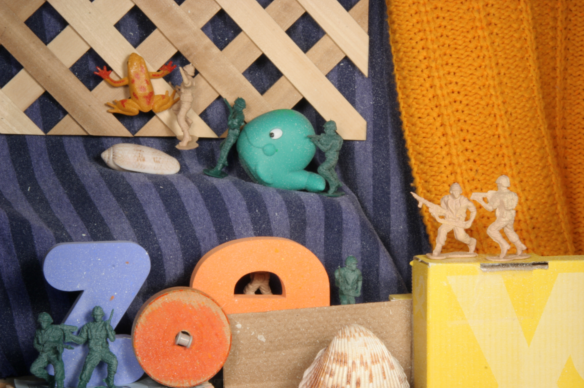
#> input picture middlebury/Army/frame07.png, 584 x 388 px
$ python hw3.py middlebury/Army/frame07.png middlebury/Army/frame08.png
#> lines starting #> are read from the running program, lines starting #| are printed output that depends on the picture
import imghdr
from math import log2
import math
import pickle

import numpy as np
import argparse
import imageio
import logging
import sys
from scipy.ndimage.filters import convolve

# Displacements are by default saved to a file after every run. Once you have confirmed your
# LK code is working, you can load saved displacements to save time testing the
# rest of the project.
DEFAULT_DISPLACEMENTS_FILE = "final_displacements.pkl"

def bilinear_interp(image, points):
    """Given an image and an array of row/col (Y/X) points, perform bilinear
    interpolation and return the pixel values in the image at those points."""
    points = np.asarray(points)
    if points.ndim == 1:
        points = points[np.newaxis]

    valid = np.all(points < [image.shape[0]-1, image.shape[1]-1], axis=-1)
    valid *= np.all(points >= 0, axis=-1)
    valid = valid.astype(np.float32)
    points = np.minimum(points, [image.shape[0]-2, image.shape[1]-2])
    points = np.maximum(points, 0)

    fpart, ipart = np.modf(points)
    tl = ipart.astype(np.int32)
    br = tl+1
    tr = np.concatenate([tl[..., 0:1], br[..., 1:2]], axis=-1)
    bl = np.concatenate([br[..., 0:1], tl[..., 1:2]], axis=-1)

    b = fpart[..., 0:1]
    a = fpart[..., 1:2]

    top = (1-a) * image[tl[..., 0], tl[..., 1]] + \
        a * image[tr[..., 0], tr[..., 1]]
    bot = (1-a) * image[bl[..., 0], bl[..., 1]] + \
        a * image[br[..., 0], br[..., 1]]
    return ((1-b) * top + b * bot) * valid[..., np.newaxis]


def translate(image, displacement):
    """Takes an image and a displacement of the form X,Y and translates the
    image by the displacement. The shape of the output is the same as the
    input, with missing pixels filled in with zeros."""
    pts = np.mgrid[:image.shape[0], :image.shape[1]
                   ].transpose(1, 2, 0).astype(np.float32)
    pts -= displacement[::-1]

    return bilinear_interp(image, pts)


def convolve_img(image, kernel):
    """Convolves an image with a convolution kernel. Kernel should either have
    the same number of dimensions and channels (last dimension shape) as the
    image, or should have 1 less dimension than the image."""
    if kernel.ndim == image.ndim:
        if image.shape[-1] == kernel.shape[-1]:
            return np.dstack([convolve(image[..., c], kernel[..., c]) for c in range(kernel.shape[-1])])
        elif image.ndim == 2:
            return convolve(image, kernel)
        else:
            raise RuntimeError("Invalid kernel shape. Kernel: %s Image: %s" % (
                kernel.shape, image.shape))
    elif kernel.ndim == image.ndim - 1:
        return np.dstack([convolve(image[..., c], kernel) for c in range(image.shape[-1])])
    else:
        raise RuntimeError("Invalid kernel shape. Kernel: %s Image: %s" % (
            kernel.shape, image.shape))


def gaussian_kernel(ksize=5):
    """
    Computes a 2-d gaussian kernel of size ksize and returns it.
    """
    kernel = np.exp(-np.linspace(-(ksize//2), ksize//2, ksize)
                    ** 2 / 2) / np.sqrt(2*np.pi)
    kernel = np.outer(kernel, kernel)
    kernel /= kernel.sum()
    return kernel


def lucas_kanade(H, I):
    """Given images H and I, compute the displacement that should be applied to
    H so that it aligns with I."""


    # motion in dark regions is difficult to estimate. Generate a binary mask
    # indicating pixels that are valid (average color value > 0.25) in both H
    # and I.
    mask = (H.mean(-1) > 0.25) * (I.mean(-1) > 0.25)
    mask = mask[:, :, np.newaxis]
    # Compute the partial image derivatives w.r.t. X, Y, and Time (t).
    # In other words, compute I_y, I_x, and I_t
    # To achieve this, use a _normalized_ 3x3 sobel kernel and the convolve_img
    # function above. NOTE: since you're convolving the kernel, you need to
    # multiply it by -1 to get the proper direction.
    sobelX = np.array([[-1, 0, 1],[2, 0, -2],[1, 0, -1]], dtype=np.float16)/-8
    sobelY = np.array([[1, 2, 1],[0, 0, 0],[-1, -2, -1]], dtype=np.float16)/8

    # Compute the various products (Ixx, Ixy, Iyy, Ixt, Iyt) necessary to form
    # AtA. Apply the mask to each product.
    Ix = convolve_img(I, sobelX)
    Iy = convolve_img(I, sobelY)
    Ixx = np.sum((Ix*Ix)*mask)
    Ixy = np.sum((Ix*Iy)*mask)
    Iyy = np.sum((Iy*Iy)*mask)
    Ixt = np.sum((Ix*(I-H))*mask)
    Iyt = np.sum((Iy*(I-H))*mask)

    # Build the AtA matrix and Atb vector. You can use the .sum() function on numpy arrays to help.
    AtA = np.array([[Ixx,Ixy],[Ixy,Iyy]])
    Atb = np.array([Ixt,Iyt])
    # Solve for the displacement using linalg.solve
    displacement = np.linalg.solve(AtA,-Atb)


    # return the displacement and some intermediate data for unit testing..
    return displacement, AtA, Atb


def iterative_lucas_kanade(H, I, steps):
    # Run the basic Lucas Kanade algorithm in a loop `steps` times.
    # Start with an initial displacement of 0 and accumulate displacements.
    disp = np.zeros((2,), np.float32)
    Icopy = np.copy(I)
    Hcopy = np.copy(H)
    for i in range(steps):
        # Translate the H image by the current displacement (using the translate function above)
        Icopy = translate(H, disp)
        # run Lucas Kanade and update the displacement estimate
        disp+=lucas_kanade(Hcopy,Icopy)[0]

    # Return the final displacement
    return disp


def gaussian_pyramid(image, levels):
    """
    Builds a Gaussian pyramid for an image with the given number of levels, then return it.
    Inputs:
        image: a numpy array (i.e., image) to make the pyramid from
        levels: how many levels to make in the gaussian pyramid
    Retuns:
        An array of images where each image is a blurred and shruken version of the first.
    """

    # Compute a gaussian kernel using the gaussian_kernel function above. You can leave the size as default.

    # Add image to the the list as the first level
    pyr = [image]
    for level in range(1, levels):
        # Convolve the previous image with the gussian kernel
        conv1 = convolve_img(image,gaussian_kernel(level))
        image=conv1
        # decimate the convolved image by downsampling the pixels in both dimensions.
        # Note: you can use numpy advanced indexing for this (i.e., ::2)
        image = image[::2, ::2]
        pyr.append(image)
        # add the sampled image to the list

    return pyr


def pyramid_lucas_kanade(H, I, initial_d, levels, steps):
    """Given images H and I, and an initial displacement that roughly aligns H
    to I when applied to H, run Iterative Lucas Kanade on a pyramid of the
    images with the given number of levels to compute the refined
    displacement."""

    initial_d = np.asarray(initial_d, dtype=np.float32)

    # Build Gaussian pyramids for the two images.
    pyramidH = gaussian_pyramid(H, levels)
    pyramidI = gaussian_pyramid(I, levels)

    # Start with an initial displacement (scaled to the coarsest level of the
    # pyramid) and compute the updated displacement at each level using Lucas
    # Kanade.
    disp = initial_d / 2.**(levels)
    for level in range(levels):
        # Get the two images for this pyramid level.
        imgH = pyramidH[levels - level - 1]
        imgI = pyramidI[levels - level - 1]
        # Scale the previous level's displacement and apply it to one of the
        # images via translation.
        disp*=2
        imgI = translate(imgI, -disp)
        # Use the iterative Lucas Kanade method to compute a displacement
        # between the two images at this level.
        computeDisplacement = iterative_lucas_kanade(imgH,imgI,steps)

        # Update the displacement based on the one you just computed.
        disp += computeDisplacement
    # Return the final displacement.
    return disp


def track_object(frame1, frame2, boundingBox, steps):
    """
    Attempts to track the object defined by window from frame one to
    frame two.

    args:
        frame1 - the first frame in the sequence
        frame2 - the second frame in the sequence
        boundingBox - A bounding box (x, y, w, h) around the object in the first frame
    """
    # get the x,y,w,h from the bounding box
    x, y, w, h = 304,329,106,58

    # extract a sub-image from each frame using the bounding box
    # use the first frame for H and the second for I
    H = frame1[y:y+h, x:x+w]
    I = frame2[y:y+h, x:x+w]

    # Determine how many levels we need by the size of the bounding box.
    # Specifically, take the floor of the log-2 of the min width or height
    levels = int(np.floor(np.log(min(h,w))))

    # Just use 0,0 as initial displacement
    initial_displacement = np.array([0, 0])

    # Compute the optical flow using the pyramid_lucas_kanade function
    flow = pyramid_lucas_kanade(H, I, initial_displacement, levels,steps)

    return flow


def visualize(first, firstBB, second, secondBB):
    import matplotlib
    import matplotlib.pyplot as plt

    f, (ax1, ax2) = plt.subplots(1, 2, sharey=True)

    # Show the source image
    ax1.imshow(first)
    ax1.set_title('First Frame')
    rect = matplotlib.patches.Rectangle(
        (firstBB[0], firstBB[1]), firstBB[2], firstBB[3], edgecolor='r', facecolor="none")
    ax1.add_patch(rect)

    # Show the second
    ax2.imshow(second)
    ax2.set_title('Second Frame')
    rect = matplotlib.patches.Rectangle(
        (secondBB[0], secondBB[1]), secondBB[2], secondBB[3], edgecolor='r', facecolor="none")
    ax2.add_patch(rect)

    plt.show()


if __name__ == "__main__":
    logging.basicConfig(
        format='%(levelname)s: %(message)s', level=logging.INFO)
    parser = argparse.ArgumentParser(
        description='Tracks an object between two images by computing the optical flow using lucas kanade.')
    parser.add_argument(
        'firstFrame', type=str, help='The first image in the sequence.')
    parser.add_argument(
        'secondFrame', type=str, help='The second image in the sequence.')
    parser.add_argument('--boundingBox', type=str,
                        help='The bounding box of the object in x,y,w,h format', default='304,329,106,58')
    parser.add_argument('--steps', type=int,
                        help='The number of steps to use', default=5)
    parser.add_argument('--visualize',
                        help='Visualize the results', action='store_true')
    args = parser.parse_args()

    # load the images and parse out the bounding box.
    boundingBox = np.array([int(x) for x in args.boundingBox.split(',')])
    first = imageio.imread(args.firstFrame)[
        :, :, :3].astype(np.float32) / 255.0
    second = imageio.imread(args.secondFrame)[
        :, :, :3].astype(np.float32) / 255.0
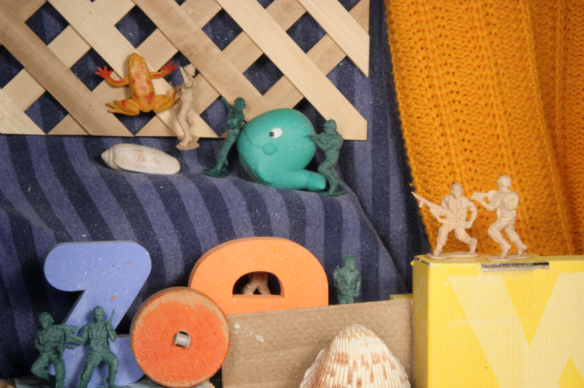
#> input picture middlebury/Army/frame08.png, 584 x 388 px
    flow = track_object(first, second, boundingBox, args.steps)
#> in track_object, `H = frame1[y:y+h, x:x+w]`:
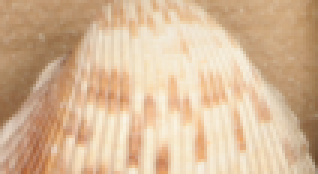
#> H: shape (58, 106, 3) float32 (shown 3 times larger); mean R, G, B 0.842, 0.72, 0.592
#> in track_object, `I = frame2[y:y+h, x:x+w]`:
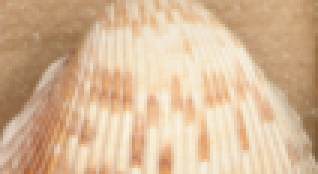
#> I: shape (58, 106, 3) float32 (shown 3 times larger); mean R, G, B 0.844, 0.722, 0.594
#> the loop in gaussian_pyramid, `for level in range(1, levels):` made 3 passes
#> pass 1, in gaussian_pyramid, `image = image[::2, ::2]`:
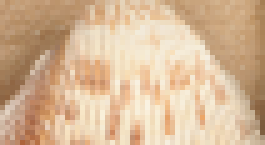
#> image: shape (29, 53, 3) float32 (shown 5 times larger); mean R, G, B 0.842, 0.72, 0.592
#> after the loop in gaussian_pyramid, `for level in range(1, levels):`: pyr = 4 items
#> the loop in gaussian_pyramid (call 2), `for level in range(1, levels):` made 3 passes
#> pass 1, in gaussian_pyramid (call 2), `image = image[::2, ::2]`:
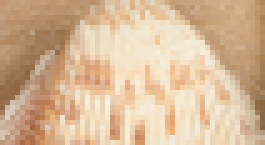
#> image: shape (29, 53, 3) float32 (shown 5 times larger); mean R, G, B 0.844, 0.722, 0.594
#> pass 2, in gaussian_pyramid (call 2), `conv1 = convolve_img(image,gaussian_kernel(level))`:
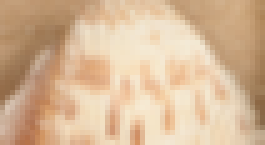
#> conv1: shape (29, 53, 3) float32 (shown 5 times larger); mean R, G, B 0.845, 0.723, 0.595
#> the loop in pyramid_lucas_kanade, `for level in range(levels):` made 4 passes
#> pass 3, in bilinear_interp (call 13), `valid = np.all(points < [image.shape[0]-1, image.shape[1]-1], axis=-1)`:
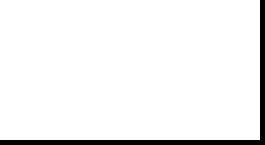
#> valid: shape (29, 53) bool (shown 5 times larger); 94.7% white; black in thin lines or dots
#> in track_object, `flow = pyramid_lucas_kanade(H, I, initial_displacement, levels,steps)`: flow = [0, 0]
#> flow = [0, 0]

    # Use the flow to move the bouding box.
    resultBoundingBox = boundingBox.copy().astype(np.float32)
    resultBoundingBox[0:2] += flow

    print('tracked object to have moved %s to %s' % (str(flow), str((resultBoundingBox[0], resultBoundingBox[1]))))
#| tracked object to have moved [0. 0.] to (304.0, 329.0)

    if args.visualize:
        visualize(first, boundingBox, second, resultBoundingBox)
